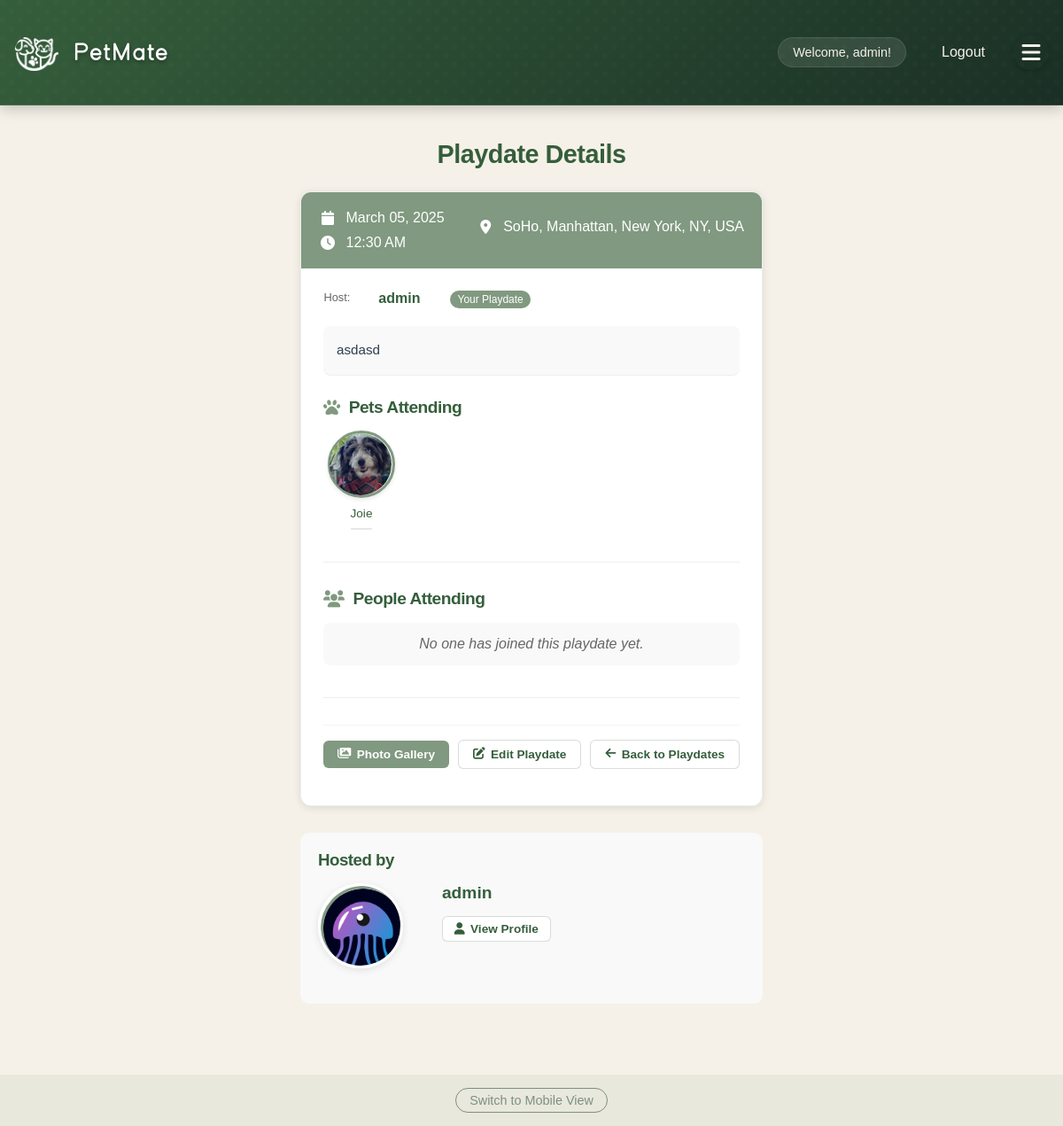
Page /playdates/3 (signed in) on the earlier database version.
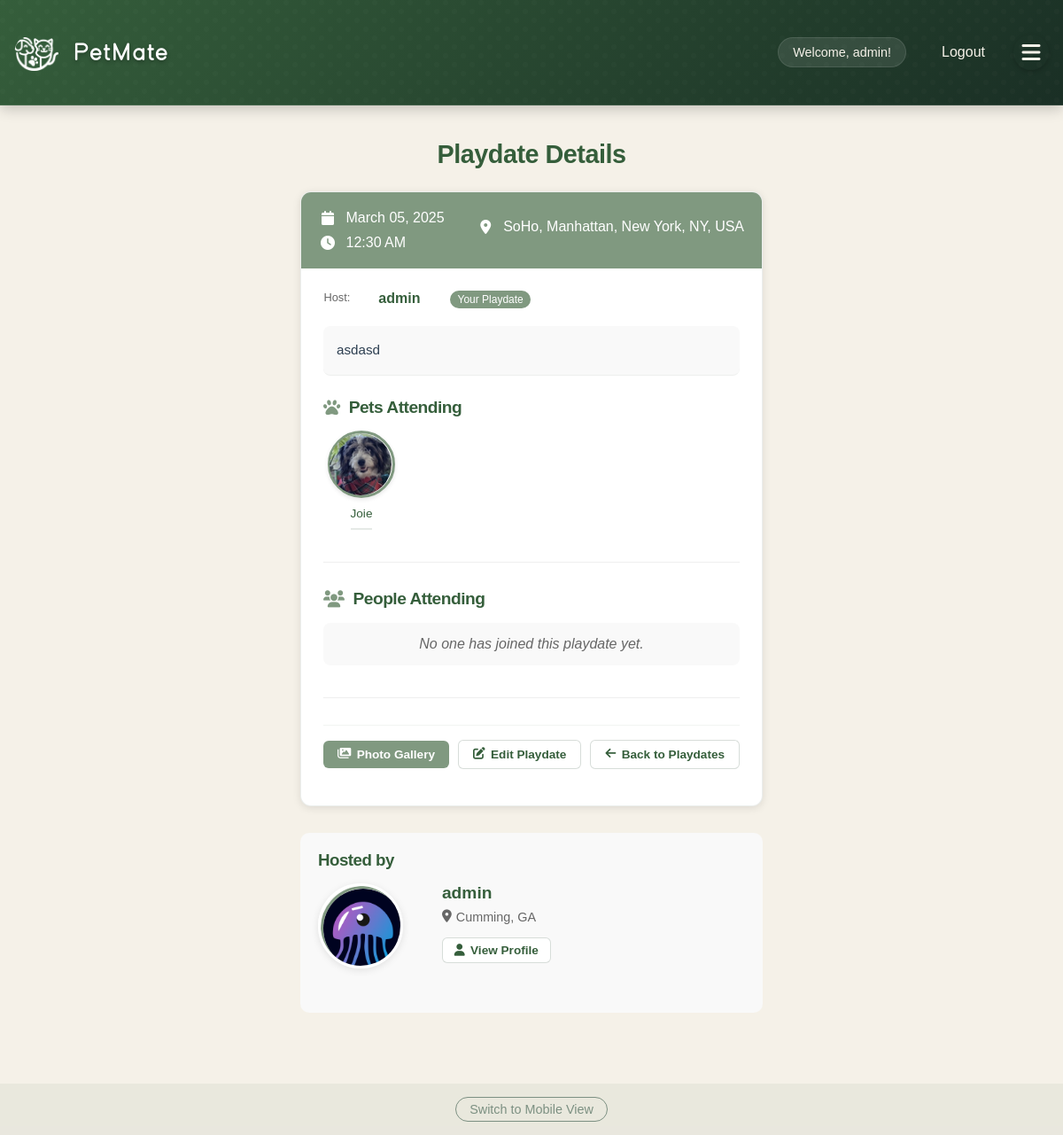
Same page on the later database version.
### app/models/user.py (models this page shows, shortened)
class User(db.Model, UserMixin):
    __tablename__ = 'users'
    id = db.Column(db.Integer, primary_key=True)
    username = db.Column(db.String(80), unique=True, nullable=False)
    email = db.Column(db.String(120), unique=True, nullable=False)
    password_hash = db.Column(db.String(128))
    name = db.Column(db.String(120))  # User's full name
    created_at = db.Column(db.DateTime, default=datetime.utcnow)
    profile_picture = db.Column(db.String(255))  # Store the filename of uploaded image
    bio = db.Column(db.Text)  # User bio
    location = db.Column(db.String(200))  # User location
    is_admin = db.Column(db.Boolean, default=False)
    account_status = db.Column(db.String(20), default='active')  # active, suspended, banned
    last_login = db.Column(db.DateTime)
    account_notes = db.Column(db.Text)  # Admin notes about the user
    preferred_meetup_types = db.Column(db.String(255))  # e.g., "parks,beaches,dog runs"
    availability = db.Column(db.String(255))  # e.g., "weekends,evenings"
    pet_owner_since = db.Column(db.Integer)  # Year they became a pet owner
    pet_experience_level = db.Column(db.String(50))  # e.g., "beginner", "intermediate", "expert"
    pets = db.relationship('Pet', backref='owner', lazy=True)
    hosted_playdates = db.relationship('Playdate', foreign_keys='Playdate.host_id', lazy=True)
    attended_playdates = db.relationship('Playdate', secondary=playdate_attendees, lazy=True)
    reviews_received = db.relationship('Review',
                                     foreign_keys='Review.reviewed_user_id',
                                     back_populates='reviewed_user',
                                     lazy='joined')
    reviews_given = db.relationship('Review',
                                  foreign_keys='Review.reviewer_id',
                                  back_populates='reviewer',
                                  lazy='joined')
    @property
    def is_authenticated(self):
        return True
    def get_unread_message_count(self):
        from app.models.message import Message
        return Message.query.filter_by(recipient_id=self.id, is_read=False).count()

### app/routes/main.py (the view)
@bp.route('/playdates/<int:playdate_id>')
def view_playdate(playdate_id):
    if 'username' not in session:
        return redirect(url_for('auth.login'))
    user = User.query.filter_by(username=session['username']).first()
    playdate = Playdate.query.get_or_404(playdate_id)
    is_participant = False
    for pet in playdate.pets:
        if pet.owner_id == user.id:
            is_participant = True
            break
    if playdate.host_id != user.id and not is_participant:
        flash('You do not have permission to view this playdate.', 'error')
        return redirect(url_for('main.view_playdates'))
    photos = []
    if hasattr(playdate, 'photos'):
        photos = playdate.photos
    pets = playdate.pets.all() if hasattr(playdate.pets, 'all') else playdate.pets
    attendees = []
    if hasattr(playdate, 'attendees'):
        attendees_info = db.session.query(
            User,
        ).join(
            playdate_attendees,
            User.id == playdate_attendees.c.user_id
        ).filter(
            playdate_attendees.c.playdate_id == playdate.id
        ).all()
    existing_review = Review.query.filter_by(
        reviewer_id=user.id,
        playdate_id=playdate_id
    ).first()
    now = datetime.now()
    user_agent = request.headers.get('User-Agent', '').lower()
    is_mobile = any(device in user_agent for device in ['iphone', 'android', 'mobile', 'tablet'])
    mode = request.args.get('mode', None)
    use_mobile = is_mobile and mode != 'desktop'
    template = 'mobile_view_playdate.html' if use_mobile else 'view_playdate.html'
    return render_template(
        template,
        playdate=playdate,
        user=user,
        current_user=user,
        photos=photos,
        pets=pets,
        attendees=attendees,
        is_host=(playdate.host_id == user.id),
        now=now,
        user_has_reviewed=existing_review is not None
    )

### app/__init__.py (called while the page is built)
@login_manager.user_loader
def load_user(user_id):
    from app.models.user import User
    return User.query.get(int(user_id))

### app/templates/view_playdate.html (shortened to what the changed rows need)
{% extends "base.html" %}
{% block content %}
<div class="playdate-container">
    <h1 class="page-title">Playdate Details</h1>
    <div class="playdate-card">
        <div class="card-body">
            <div class="host-info">
                <span class="host-label">Host:</span>
                <span class="host-name">{{ playdate.host.username }}</span>
                {% if is_host %}
                    <span class="your-playdate-badge">Your Playdate</span>
                {% endif %}
            </div>
        </div>
    </div>
    <div class="host-section">
        <div class="host-info">
            <div class="host-avatar">
                {% if playdate.host.profile_picture %}
                    <img src="{{ url_for('static', filename='profile_pictures/' + playdate.host.profile_picture) }}" alt="{{ playdate.host.username }}">
                {% else %}
                    <img src="{{ url_for('static', filename='profile_pictures/default_user.png') }}" alt="{{ playdate.host.username }}">
                {% endif %}
            </div>
            <div class="host-details">
                <h4>{{ playdate.host.username }}</h4>
                {% if playdate.host.location %}
                    <p><i class="fas fa-map-marker-alt"></i> {{ playdate.host.location }}</p>
                {% endif %}
                <div class="host-actions">
                    <a href="{{ url_for('main.view_profile', user_id=playdate.host.id) }}" class="button small secondary">
                    </a>
                </div>
            </div>
        </div>
    </div>
</div>
{% endblock %}

### app/templates/base.html (shortened to what this page needs)
<!DOCTYPE html>
<html>
<head>
    <link rel="stylesheet" href="{{ url_for('static', filename='style.css') }}">
    <link rel="stylesheet" href="{{ url_for('static', filename='how-it-works.css') }}">
    <link rel="stylesheet" href="{{ url_for('static', filename='feature-cards.css') }}">
    <link rel="stylesheet" href="{{ url_for('static', filename='custom-font.css') }}">
    <link rel="stylesheet" href="https://cdnjs.cloudflare.com/ajax/libs/font-awesome/6.0.0/css/all.min.css">
</head>
<body>
    <nav>
        <div class="nav-container">
            <h1>
                <a href="{{ url_for('main.index') }}" class="site-title">
                    <div class="logo">
                        <div class="logo-icon"></div>
                        <div class="logo-text">Pet<span class="highlight">Mate</span></div>
                    </div>
                </a>
            </h1>
            <div class="nav-links">
                {% if 'username' in session %}
                    <div class="user-menu">
                        <span>Welcome, {{ session['username'] }}!</span>
                        <a href="{{ url_for('auth.logout') }}">Logout</a>
                    </div>
                    <button class="menu-toggle">
                        <i class="fas fa-bars"></i>
                    </button>
                {% else %}
                    <a href="{{ url_for('auth.login') }}">Login</a>
                    <a href="{{ url_for('auth.register') }}">Register</a>
                {% endif %}
            </div>
        </div>
    </nav>
    <main>
        {% block content %}{% endblock %}
    </main>
    <footer class="view-toggle">
        <a href="#" id="view-mobile-version">Switch to Mobile View</a>
    </footer>
</body>
</html>

Differences in the rows shown:
changed User "admin": location empty → "Cumming, GA" (drawn); host.location (not shown) → "Cumming, GA"
